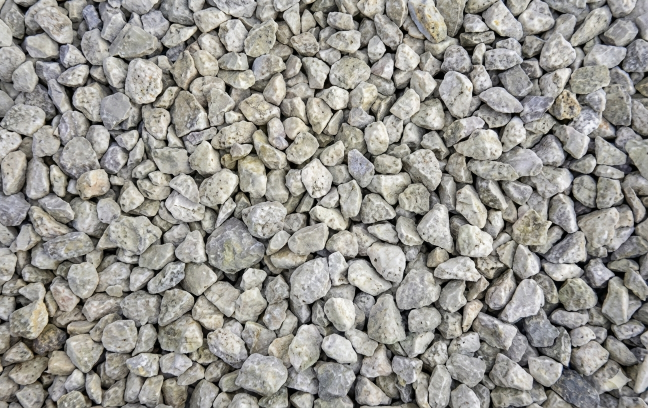
%> input picture stones.png, 1296 x 816 px (shown at 1/2 size)
$ octave count.m   (GNU Octave 9; MATLAB toolbox functions it lacks are replaced by stand-ins)
%> lines starting %> are read from the running program, lines starting %| are printed output that depends on the picture; in (x1, y1, x2, y2) boxes, pixels count from 0 and x2, y2 are one past the last pixel; in counts of white or black regions, pixels touching at a corner belong together; the program's own positions count from 1
% Stone Counter - Aggressive Separation for Tightly Packed Stones
% Optimized for high-density stone images

img = imread('/MATLAB Drive/Counting/stones.png');
%> img is the input picture: size 816x1296x3 uint8; mean R, G, B 149.9, 148, 142.7
figure; imshow(img); title('Original Image');

% Convert to grayscale
gray = rgb2gray(img);
figure; imshow(gray); title('Grayscale Image');

% Apply stronger smoothing to reduce stone texture
blurred = imgaussfilt(gray, 3);
figure; imshow(blurred); title('Smoothed Image (Higher Blur)');

% Enhance contrast using adaptive histogram equalization
enhanced = adapthisteq(blurred);
figure; imshow(enhanced); title('Contrast Enhanced');

% Use adaptive thresholding instead of global threshold
% This handles varying lighting across the image better
bw = imbinarize(enhanced, 'adaptive', 'ForegroundPolarity', 'dark', 'Sensitivity', 0.35);
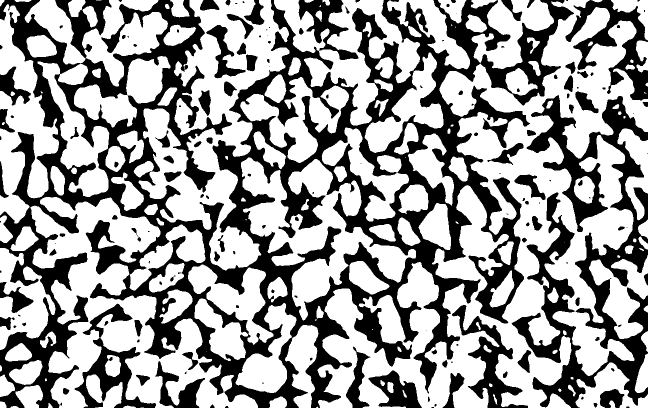
%> bw: size 816x1296 logical (shown at 1/2 size); 62% white; 162 black regions (49 under 20 px), largest, box (x1, y1, x2, y2) and area: (0, 0, 1148, 816) 281580, (1023, 190, 1296, 816) 55066, (1131, 0, 1296, 201) 11241
figure; imshow(bw); title('Adaptive Binary - Stones in White');

% Clean up
bw = imfill(bw, 'holes');
%> bw: size 816x1296 logical; 63.6% white; 36 black regions (9 under 20 px), largest, box (x1, y1, x2, y2) and area: (0, 0, 1148, 816) 281580, (1023, 190, 1296, 816) 55062, (1131, 0, 1296, 201) 11241
bw = bwareaopen(bw, 600);  % Lower threshold to catch smaller stones
%> bw: size 816x1296 logical; 62.6% white; 36 black regions (9 under 20 px), largest, box (x1, y1, x2, y2) and area: (0, 0, 1148, 816) 287973, (1023, 190, 1296, 816) 57547, (1131, 0, 1296, 201) 11591
figure; imshow(bw); title('Cleaned Binary Image');

% CRITICAL: More aggressive erosion to separate touching stones
% This is the key to detecting individual stones instead of clumps
bw_eroded = imerode(bw, strel('disk', 4));  % Stronger erosion
%> bw_eroded: size 816x1296 logical; 48.1% white; 155 white regions (16 under 20 px), largest, box (x1, y1, x2, y2) and area: (882, 17, 1296, 643) 75363, (280, 0, 576, 456) 49554, (638, 580, 993, 816) 25912
figure; imshow(bw_eroded); title('Aggressively Eroded - Separates Stones');

% Distance transform on the ORIGINAL cleaned binary (not eroded)
D = bwdist(~bw);
figure; imshow(D, []); title('Distance Transform');

% Use the eroded image to find seed points (stone centers)
% This prevents over-segmentation
D = -D;
D(~bw_eroded) = Inf;  % Only look at eroded regions for centers
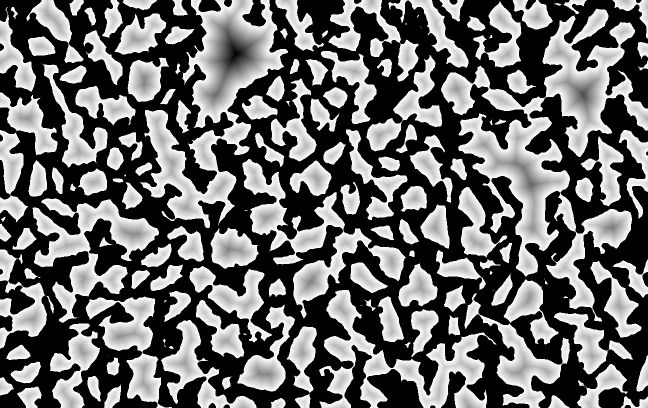
%> D: size 816x1296 single (shown at 1/2 size); 51.87% of the values are NaN or infinite; the others: min -67.74, max -3.61, mean -11.35; drawn with min black, max white, NaN and infinite black
D2 = imimposemin(D, bw_eroded);
%> D2: size 816x1296 single; every value is NaN or infinite
figure; imshow(D2, []); title('Imposed Minima from Eroded Stones');

% Apply watershed on original binary using eroded seeds
Ld = watershed(D2);
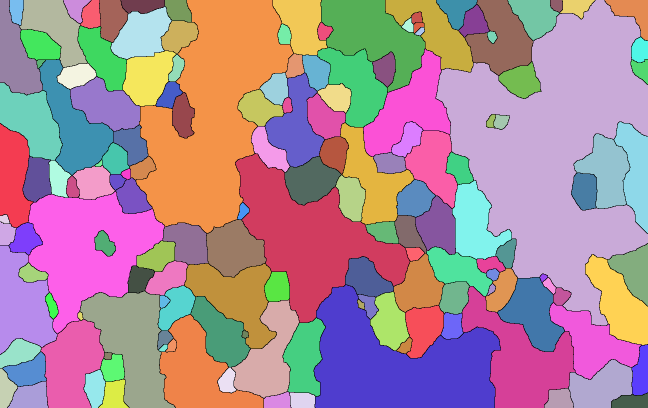
%> Ld: size 816x1296 uint8 (shown at 1/2 size); 156 distinct labels, from 0 to 155; one colour per label, 0 black
bw_final = bw;
bw_final(Ld == 0) = 0;  % Mark boundaries
%> bw_final: size 816x1296 logical; 62.6% white; 25 black regions (7 under 20 px), largest, box (x1, y1, x2, y2) and area: (0, 0, 1296, 816) 383127, (737, 741, 844, 816) 4348, (692, 693, 741, 816) 2287
figure; imshow(bw_final); title('Watershed Applied');

% Remove very small fragments
bw_final = bwareaopen(bw_final, 400);
%> bw_final: size 816x1296 logical; 62.1% white; 25 black regions (7 under 20 px), largest, box (x1, y1, x2, y2) and area: (0, 0, 1296, 816) 388603, (737, 741, 844, 816) 4348, (692, 693, 741, 816) 2287
figure; imshow(bw_final); title('Final Segmentation');

% Count stones
[labeled, numStones] = bwlabel(bw_final);
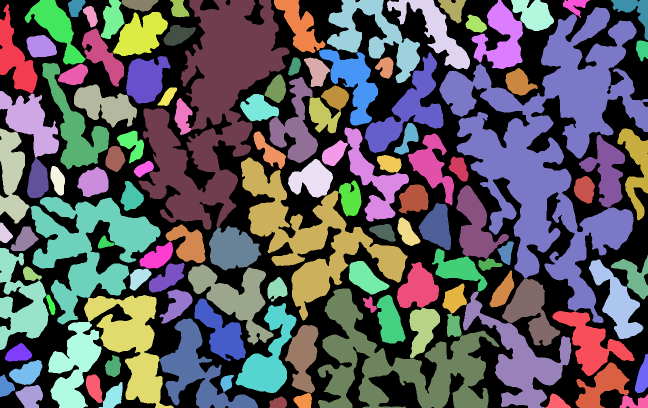
%> labeled: size 816x1296 double (shown at 1/2 size); 120 distinct labels, from 0 to 119; one colour per label, 0 black
%> numStones = 119

fprintf('\n');
fprintf('═══════════════════════════════════════════\n');
fprintf('   TOTAL STONES DETECTED: %d\n', numStones);
%|    TOTAL STONES DETECTED: 119
fprintf('═══════════════════════════════════════════\n\n');

% Visualize boundaries
boundaries = bwboundaries(bw_final);
%> boundaries = 119 boundaries; largest, box (x1, y1, x2, y2) and points: (879, 14, 1296, 646) 5163, (277, 0, 579, 460) 3029, (635, 577, 999, 816) 2502, (482, 315, 815, 641) 2113, (61, 394, 321, 649) 1754
figure; imshow(img); hold on;
for k = 1:length(boundaries)
    boundary = boundaries{k};
    plot(boundary(:,2), boundary(:,1), 'r', 'LineWidth', 1.5);
end
%> this loop made 119 passes
hold off;
title(sprintf('Detected Boundaries - %d Stones', numStones));
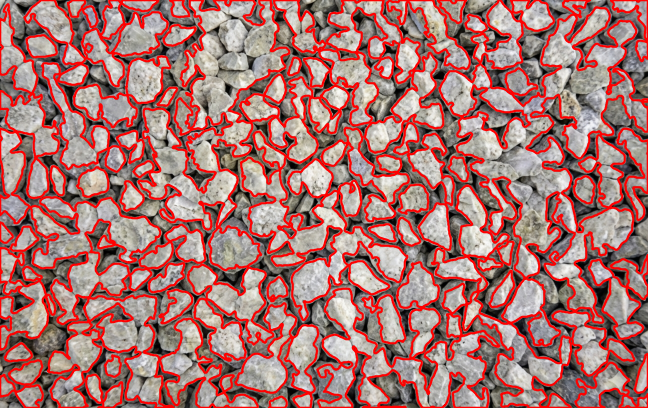
%> figure redrawn from the program's plot data; shown at 1/2 size; its title reads 'Detected Boundaries - 119 Stones'

% Color-coded visualization
figure; imshow(label2rgb(labeled, 'jet', 'k', 'shuffle'));
%> after `imshow(label2rgb(labeled, 'jet', 'k', 'shuffle'))`:
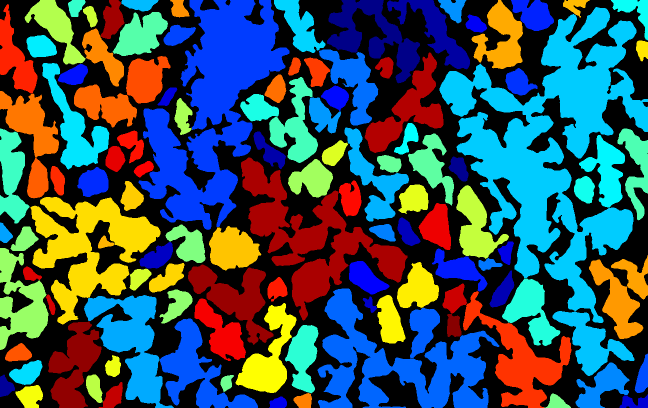
%> displayed picture: size 816x1296x3, on the screen's scale of 0 to 255 (shown at 1/2 size); mean R, G, B 58, 83.8, 91.4
title(sprintf('Color-Coded Detection - %d Stones', numStones));

% Numbered stones
stats = regionprops(bw_final, 'Centroid', 'Area', 'Perimeter');
%> stats = 119 regions; largest, Area, Centroid and Perimeter: 92813 [1103.4 296.3] 5767.3, 59372 [427.1 214.7] 3340.3, 33579 [797.8 730.4] 2742, 31828 [622.5 477.4] 2339.5, 28400 [177.9 496.4] 1932.6
figure; imshow(img); hold on;
displayCount = min(150, numStones);
%> displayCount = 119
for i = 1:displayCount
    centroid = stats(i).Centroid;
    text(centroid(1), centroid(2), num2str(i), ...
        'Color', 'yellow', 'FontSize', 7, 'FontWeight', 'bold', ...
        'HorizontalAlignment', 'center', 'BackgroundColor', [0 0 0 0.6]);
end
%> this loop made 119 passes
%> centroid on passes 1 to 12: [31.06 117.3], [61.87 245.8], [24.25 351.4], [10.41 468.7], [42.36 605.2], [12.09 774.1], [37.88 708], [54.68 746.8], [50.06 480.5], [61.22 793.3], [61.84 549.6], [113.5 55.59]
hold off;
title(sprintf('Numbered Stones (Showing %d of %d)', displayCount, numStones));
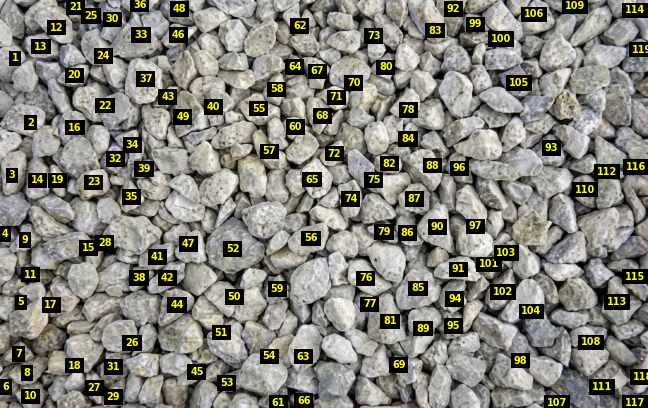
%> figure redrawn from the program's plot data; shown at 1/2 size; its title reads 'Numbered Stones (Showing 119 of 119)'

% Statistics
areas = [stats.Area];
%> areas = 119 values, max 92813 at index 93, min 403 at index 17, mean 5516.2
fprintf('Stone Measurements:\n');
fprintf('  Average area: %.1f px²\n', mean(areas));
%|   Average area: 5516.2 px²
fprintf('  Std deviation: %.1f px²\n', std(areas));
%|   Std deviation: 10984.7 px²
fprintf('  Largest: %.1f px²\n', max(areas));
%|   Largest: 92813.0 px²
fprintf('  Smallest: %.1f px²\n', min(areas));
%|   Smallest: 403.0 px²

fprintf('\n═══════════════════════════════════════════\n');
fprintf('TUNING TIPS:\n');
fprintf('═══════════════════════════════════════════\n');
fprintf('If detecting too FEW stones:\n');
fprintf('  → Line 27: Increase erosion disk size (try 5 or 6)\n');
fprintf('  → Line 21: Lower min size (try 400)\n\n');
fprintf('If detecting too MANY (over-segmentation):\n');
fprintf('  → Line 27: Decrease erosion (try 3)\n');
fprintf('  → Line 21: Increase min size (try 800)\n');
fprintf('═══════════════════════════════════════════\n');
